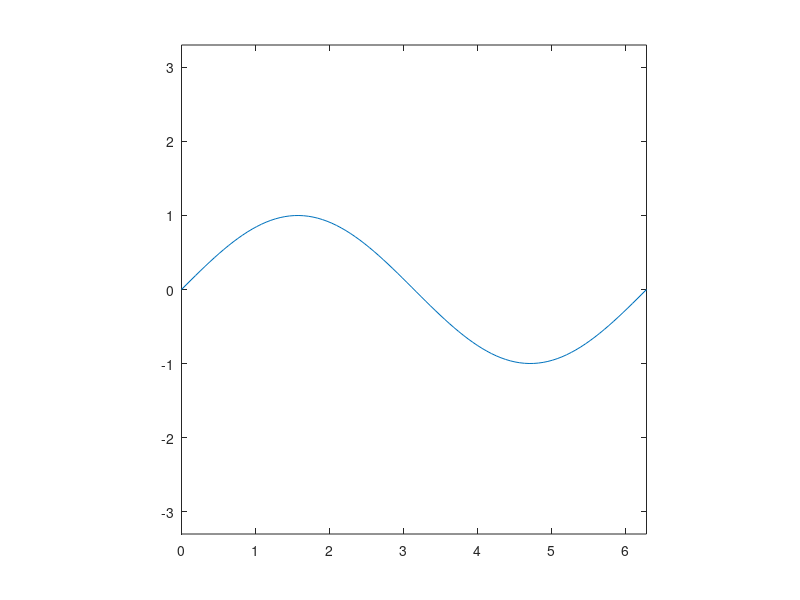

This figure's MATLAB source:
% Obtener el tamaño de la pantalla
screenSize = get(0, 'ScreenSize');  % [left, bottom, width, height]

% Determinar el tamaño más pequeño entre el ancho y la altura de la pantalla
maxSize = min(screenSize(3), screenSize(4));

% Crear la figura y ajustarla para que sea cuadrada y ocupe el máximo tamaño posible
figure('Position', [0, 0, maxSize, maxSize]);

% Crear el gráfico
x = linspace(0, 2*pi, 100);
y = sin(x);
plot(x, y);

% Asegurarse de que el gráfico ocupe toda la ventana
axis tight;
axis equal;  % Para asegurarse de que los ejes estén escalados igual
